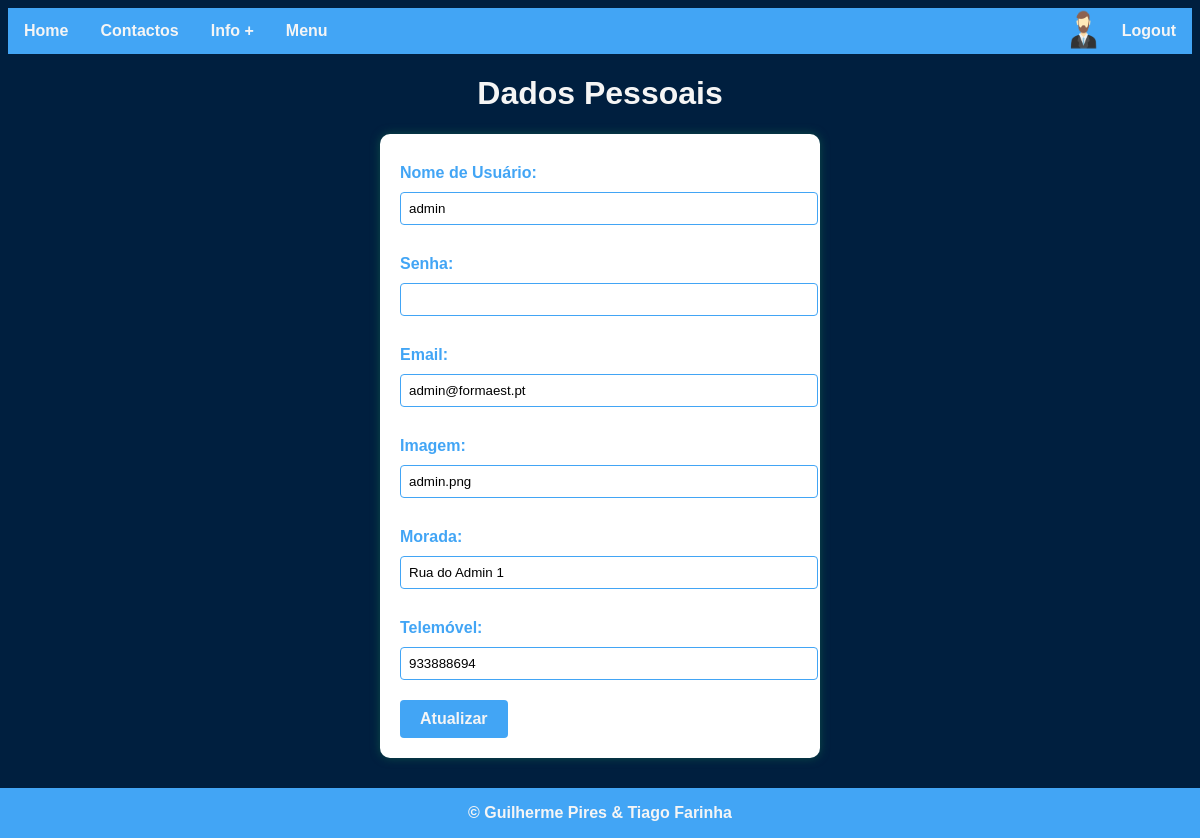
Page /paginas/dados_pessoais.php (signed in) on the committed database.
### tables this page shows
CREATE TABLE `utilizador` (
  `idUtilizador` int(11) NOT NULL,
  `nomeUtilizador` varchar(40) NOT NULL,
  `mail` varchar(40) NOT NULL,
  `imagem` varchar(30) NOT NULL DEFAULT 'default.png',
  `morada` varchar(60) NOT NULL,
  `pass` varchar(100) NOT NULL,
  `telemovel` varchar(9) NOT NULL,
  `tipoUtilizador` int(2) NOT NULL
);

### paginas/dados_pessoais.php (the view, shortened to what this page needs)
<?php
$sql = "SELECT * FROM utilizador WHERE idUtilizador = " . $_SESSION["idUtilizador"];
$result = mysqli_query($conn, $sql);
$dadosUsuario = mysqli_fetch_assoc($result);
$nomeUtilizador = $dadosUsuario["nomeUtilizador"];
$mail = $dadosUsuario["mail"];
$imagem = $dadosUsuario["imagem"];
$morada = $dadosUsuario["morada"];
$telemovel = $dadosUsuario["telemovel"];
?>
<!DOCTYPE html>
<html lang="pt-br">
<head>
    <link rel="stylesheet" href="style.css">
</head>
<body>
    <ul>
        <li><a href="home.php">Home</a></li>
        <li><a href="contactos.php">Contactos</a></li>
        <li><a href="infomais.php">Info +</a></li>
        <?php
        if ($_SESSION["tipoUtilizador"] == 1) {
            echo '<li ><a href="pgLogadoAdmin.php">Menu</a></li>';
        } elseif ($_SESSION["tipoUtilizador"] == 2) {
            echo '<li ><a href="pgLogadoDocente.php">Menu</a></li>';
        } elseif ($_SESSION["tipoUtilizador"] == 3) {
            echo '<li ><a href="pgLogadoAluno.php">Menu</a></li>';
        }
        echo '<li style="float:right"><a href="logout.php">Logout</a></li>';
        echo '<img style="float:right" src="' . $dadosUsuario["imagem"] . '" width="46" height="46" id="img">';
        ?>
    </ul>
    <h1>Dados Pessoais</h1>
    <div id="conteudo-principal">
        <form action="atualizar_dados.php" method="POST">
            <label for="nomeUtilizador">Nome de Usuário:</label>
            <input type="text" id="nomeUtilizador" name="nomeUtilizador" value="<?php echo $nomeUtilizador; ?>" readonly>
            <label for="senha">Senha:</label>
            <input type="password" id="senha" name="senha"><br>
            <label for="mail">Email:</label>
            <input type="email" id="mail" name="mail" value="<?php echo $mail; ?>">
            <label for="imagem">Imagem:</label>
            <input type="text" id="imagem" name="imagem" value="<?php echo $imagem; ?>">
            <label for="morada">Morada:</label>
            <input type="text" id="morada" name="morada" value="<?php echo $morada; ?>">
            <label for="telemovel">Telemóvel:</label>
            <input type="text" id="telemovel" name="telemovel" value="<?php echo $telemovel; ?>">
            <input type="submit" value="Atualizar">
        </form>
    </div>
    <div id="footer">
        <p>&copy; Guilherme Pires & Tiago Farinha</p>
    </div>
</body>
</html>

### paginas/style.css (style rules this page uses)
body { font-family: Arial, sans-serif; }
h1 { text-align: center; color: whitesmoke; }
#footer { position: fixed; left: 0; bottom: 0; width: 100%; background-color: #42A5F5; color: whitesmoke; font-weight: bold; text-align: center; margin-top: 10px; padding: 0px; }
form { width: 400px; margin: 0 auto; background-color: #fff; padding: 20px; border-radius: 10px; box-shadow: 0 0 10px rgb(12, 77, 72); margin-bottom: 60px; }
label { display: block; margin-bottom: 10px; font-weight: bold; color: #42A5F5; }
input[type="text"], input[type="password"], input[type="email"], input[type="tel"], input[type="date"], input[type="number"] { width: 100%; padding: 8px; margin-bottom: 20px; border: 1px solid #42A5F5; border-radius: 4px; }
label { display: inline-block; vertical-align: middle; margin-right: 15px; }
input[type="submit"] { background-color: #42A5F5; color: whitesmoke; padding: 10px 20px; border: none; border-radius: 4px; cursor: pointer; font-size: 16px; font-weight: bold; }

### paginas/dados_pessoais.php (style rules this page uses)
body { background-color: #001f3f; }
label { display: block; margin-top: 10px; }
ul { list-style-type: none; margin: 0; padding: 0; overflow: hidden; background-color: #42A5F5; }
li { float: left; }
li a { display: block; color: whitesmoke; text-align: center; padding: 14px 16px; text-decoration: none; font-weight: bold; }
#conteudo-principal { margin-bottom: 80px; }

### rows in the picture
utilizador: imagem (picture), nomeUtilizador "admin", mail "admin@formaest.pt", imagem "admin.png", morada "Rua do Admin 1", telemovel "933888694"
